Frame 1 (no input): blank canvas, image omitted
Frame 60 (no input): blank canvas, image omitted
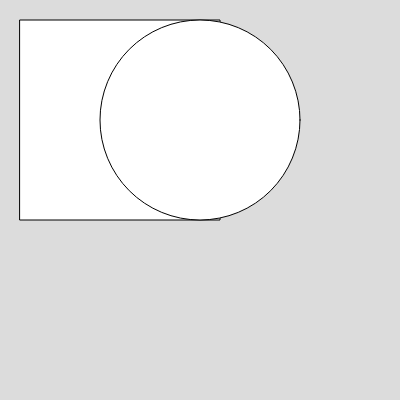
Frame 120 (the mouse pressed at the canvas centre since frame 60)

The p5.js sketch whose frames 1 and 60 were blank and that drew this single picture after the mouse press (run headless with seeded random() and noise() and a simulated clock; from frame 60 on, the mouse is pressed at the canvas centre):

// p5.js sketch
// ── sketch.js
function setup() {
  createCanvas(400, 400);
}

function draw() {
  var shapeWidth = 200;
  var shapeHeight = 200;

  background(220);

  rect(20, 20, mouseX, mouseY);
  ellipse(200, 120, mouseX, mouseY);
}

//os elemntos se mexem com o mouse
